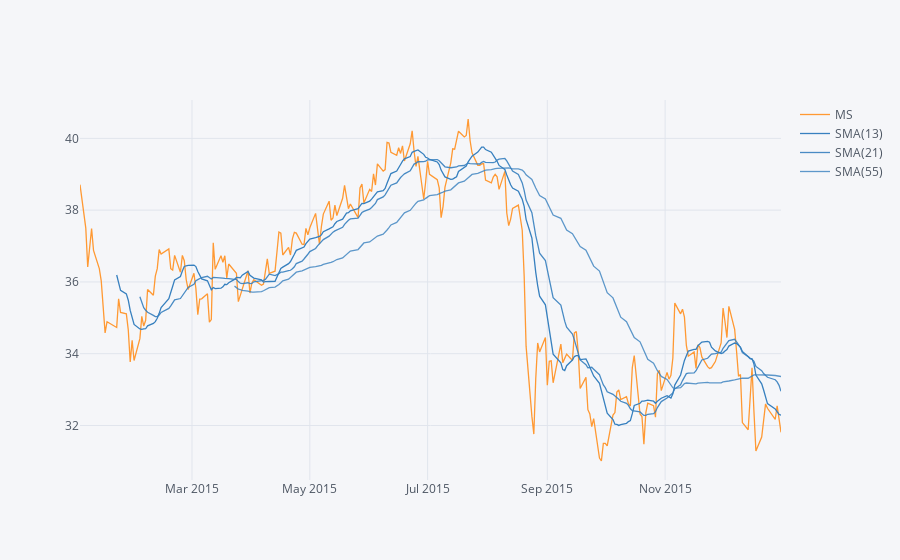

Source (notebook cell):
### Markdown cell above
#### 3-14. 繪製 Morgan Stanley 在 2015 的 Simple Moving Averages。

### Code cell
MS = bank_stocks.xs(key = 'Close', axis =1 ,level = 'Stock Info')

# 從 Close 中抓出時間及 MS

MS.loc['2015-01-01':'2016-01-01']['MS'].ta_plot(study = 'sma', periods = [13,21,55], title = 'Simple Moving Averages')

### Figure 1 — Plotly figure (JSON) as saved in the notebook; plotly's stock layout.template omitted (floating-point values rounded to 4 significant figures; data arrays with more than 128 entries replaced by an {"elided": "..."} marker saying what was removed)
{"data": [{"line": {"color": "rgba(255, 153, 51, 1.0)", "dash": "solid", "shape": "linear", "width": 1.3}, "mode": "lines", "name": "MS", "text": "", "type": "scatter", "x": {"elided": "252 str values"}, "y": {"elided": "252 float values"}}, {"line": {"color": "rgba(55, 128, 191, 1.0)", "dash": "solid", "shape": "linear", "width": 1.3}, "mode": "lines", "name": "SMA(13)", "text": "", "type": "scatter", "x": {"elided": "252 str values"}, "y": {"elided": "252 mixed values"}}, {"line": {"color": "rgba(55, 128, 191, 0.8999999999999999)", "dash": "solid", "shape": "linear", "width": 1.3}, "mode": "lines", "name": "SMA(21)", "text": "", "type": "scatter", "x": {"elided": "252 str values"}, "y": {"elided": "252 mixed values"}}, {"line": {"color": "rgba(55, 128, 191, 0.7999999999999998)", "dash": "solid", "shape": "linear", "width": 1.3}, "mode": "lines", "name": "SMA(55)", "text": "", "type": "scatter", "x": {"elided": "252 str values"}, "y": {"elided": "252 mixed values"}}], "layout": {"legend": {"bgcolor": "#F5F6F9", "font": {"color": "#4D5663"}}, "paper_bgcolor": "#F5F6F9", "plot_bgcolor": "#F5F6F9", "title": {"font": {"color": "#4D5663"}}, "xaxis": {"gridcolor": "#E1E5ED", "showgrid": true, "tickfont": {"color": "#4D5663"}, "title": {"font": {"color": "#4D5663"}, "text": ""}, "zerolinecolor": "#E1E5ED"}, "yaxis": {"gridcolor": "#E1E5ED", "showgrid": true, "tickfont": {"color": "#4D5663"}, "title": {"font": {"color": "#4D5663"}, "text": ""}, "zerolinecolor": "#E1E5ED"}}}
